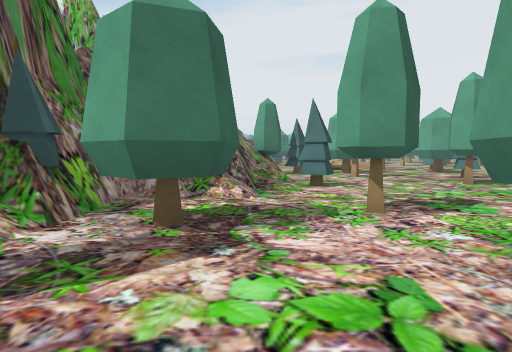
view 1 (above)

24 first-person views from a walk through a scene from a Unity 3-D project. The camera is 1.4 m above the floor, tilts 4° down and sees 75° across. The floor is counted in squares, 2 m on a side. Each view is taken from the middle of a square. On the plan, view 1 faces up. The plan holds only what a view shows up to about 10 squares ahead; the rest is blank. The place goes on beyond the plan.

view 2
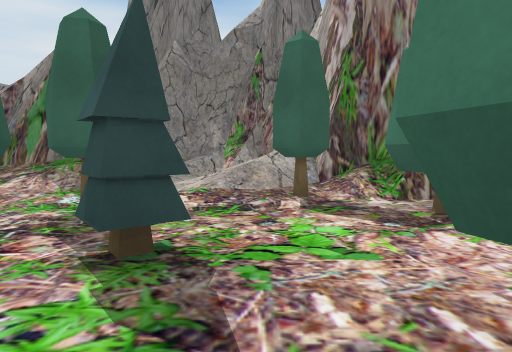

view 3
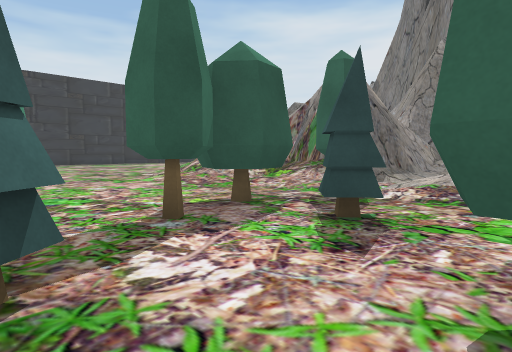

view 4
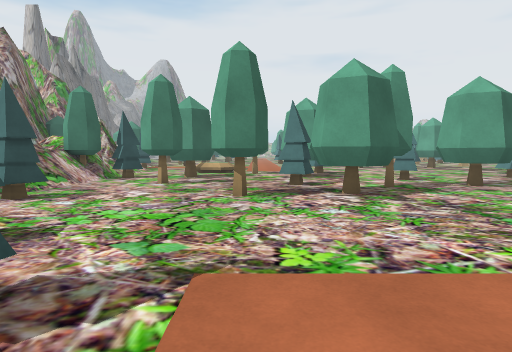

view 5
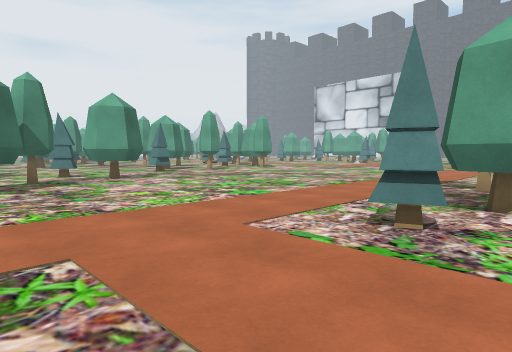

view 6
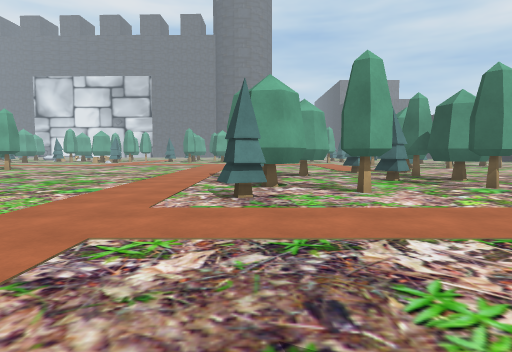

view 7
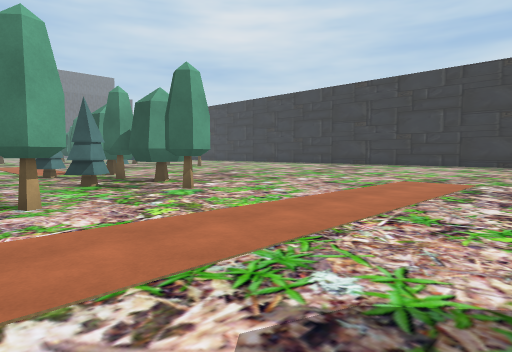

view 8
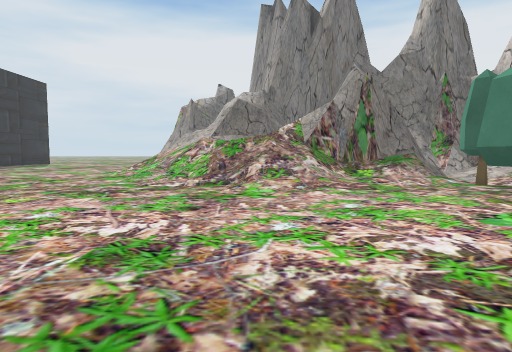

view 9
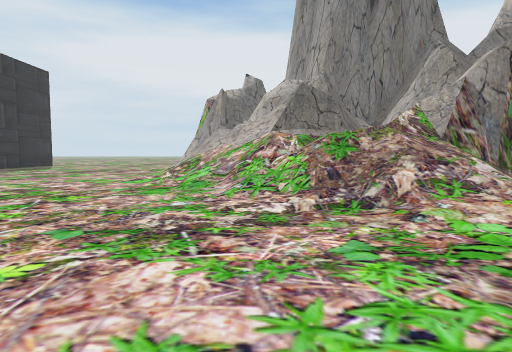

view 10
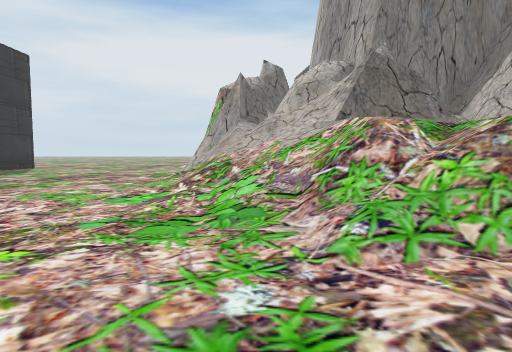

view 11
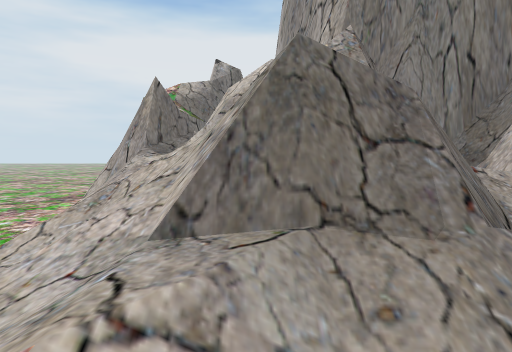

view 12
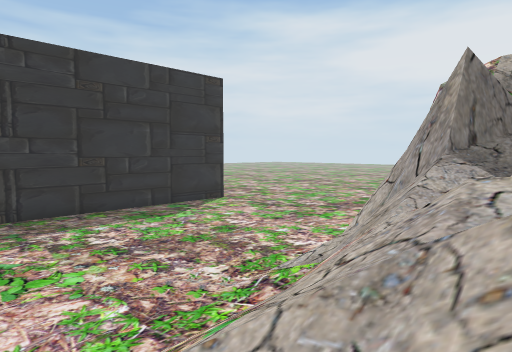

view 13
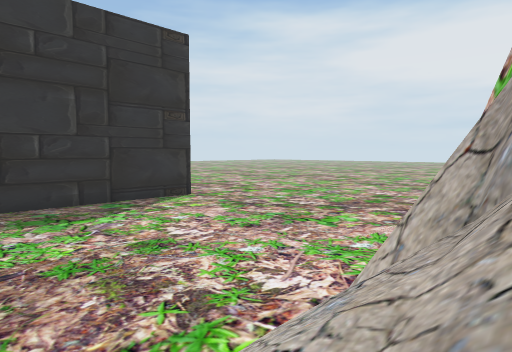

view 14
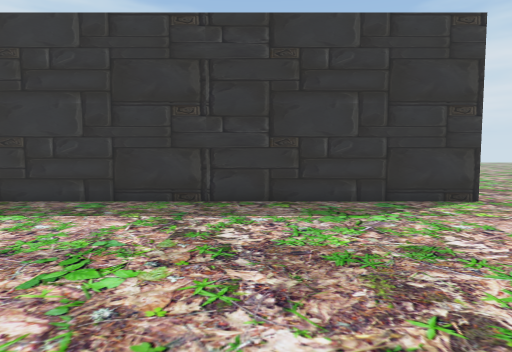

view 15
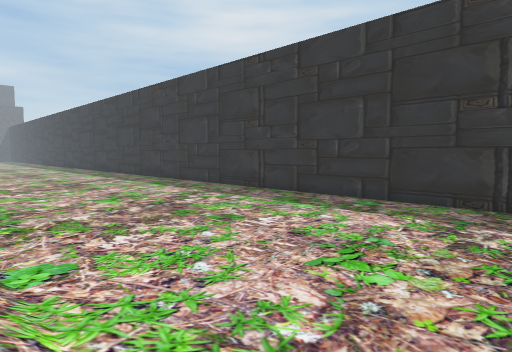

view 16
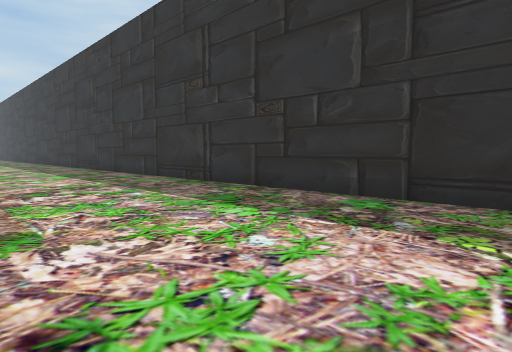

view 17
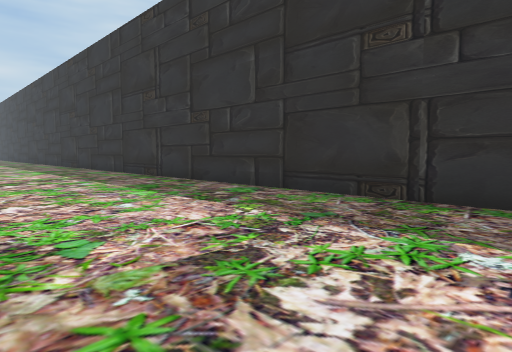

view 18
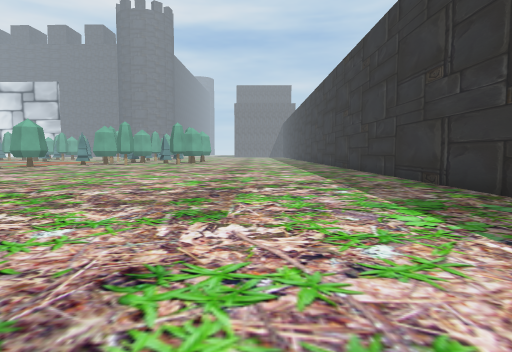

view 19
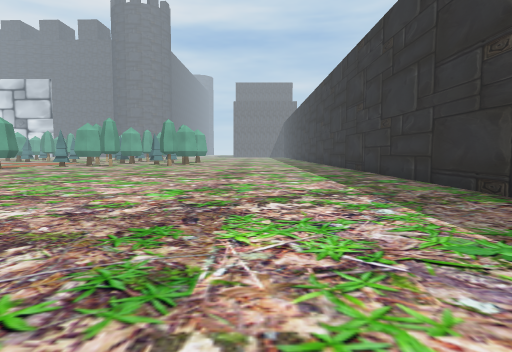

view 20
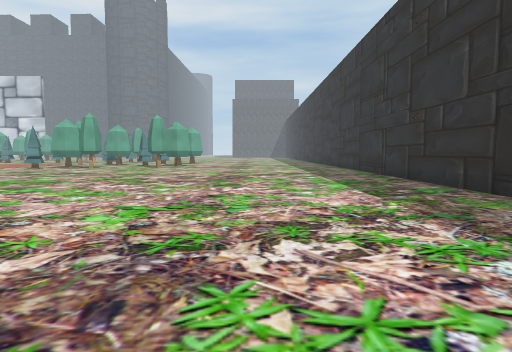

view 21
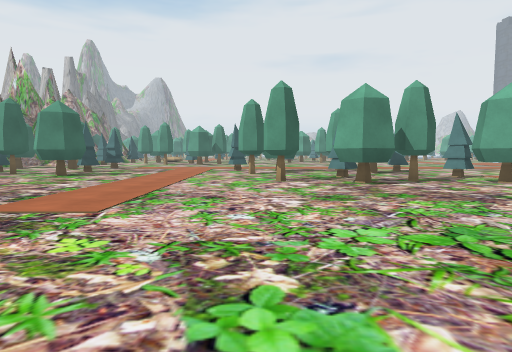

view 22
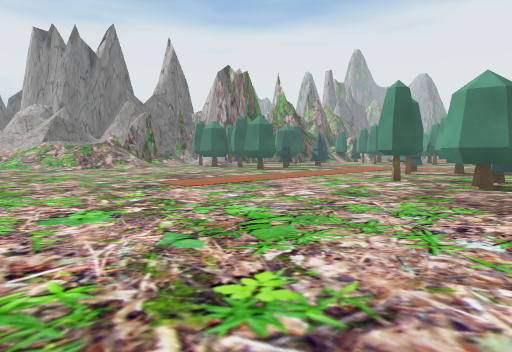

view 23
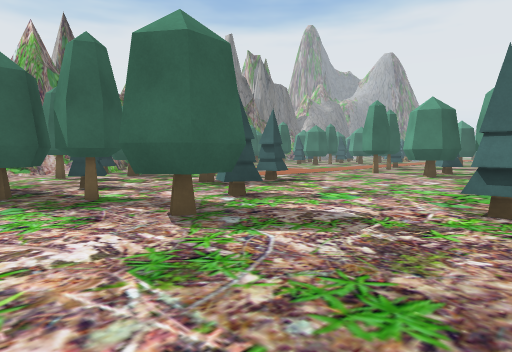

view 24
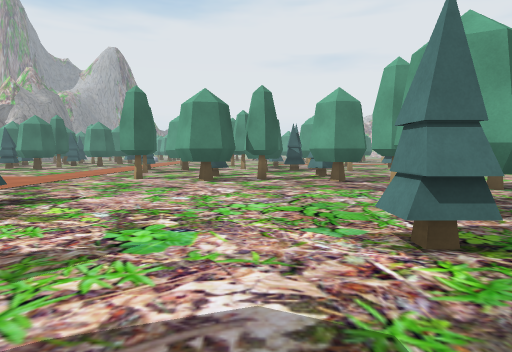

### Floor plan
Key: @ floor where view 1 was taken; # wall or solid block; x gap in a wall; . floor; / step, stairs or slope; = window, fence, low wall or low ledge; T tree; O other object.
Columns run from 19 left of view 1 to 14 right of it. Each row starts with its distance up from view 1.
 19                        ......O..T.
 18                        ....####.x.
 17                         ....##..#x
 16                          .........
 15                          ........#
 14                           T.......
 13                           T.....##
 12                     T.#..##....T.#
 11                    #TT#.....T..T.
 10                    #..#..T...#...
  9                    #.....T.#x#...
  8                    #....###.......
  7                    #T.............
  6                    ...............
  5                  #................
  4                  ##.##............
  3                 ###..#TT..........
  2                ###...##...........
  1              ## //..........Tx#.#
  0              #////.@T..T......#..#
 -1              ###//####.x.....#...#
 -2               ###/.##..#.......TT.
 -3          ###  ###//.............T.
 -4          #///  /#//...........####
 -5          #  #/ ////...............
 -6           #/=// ///...............
 -7            /#//////...............
 -8         ##////////................
 -9       #//////////.................
-10       ##////////..................
-11       ##//////....................
-12     //............................
-13 ..................................
-14 ..................................
-15  .................................
-16   ................................
-17    ...............................
-18     ..............................
-19     ##############################

Where each view was taken, in squares from view 1:
view 1: 0 up, 0 right, facing up
view 2: 1 up, 3 right, facing left
view 3: 2 up, 4 right, facing down-left
view 4: 2 up, 5 right, facing up
view 5: 0 up, 6 right, facing up-right
view 6: 1 up, 4 right, facing right
view 7: 0 up, 5 right, facing down-right
view 8: 6 down, 6 right, facing left
view 9: 8 down, 3 right, facing left
view 10: 9 down, 0 right, facing left
view 11: 7 down, 4 left, facing left
view 12: 8 down, 6 left, facing down-left
view 13: 10 down, 9 left, facing down-left
view 14: 10 down, 9 left, facing down
view 15: 10 down, 9 left, facing down-right
view 16: 14 down, 7 left, facing down-right
view 17: 14 down, 2 left, facing down-right
view 18: 15 down, 0 right, facing right
view 19: 15 down, 2 right, facing right
view 20: 15 down, 4 right, facing right
view 21: 12 down, 10 right, facing up
view 22: 12 down, 14 right, facing up-left
view 23: 7 up, 13 right, facing up-left
view 24: 9 up, 11 right, facing up
